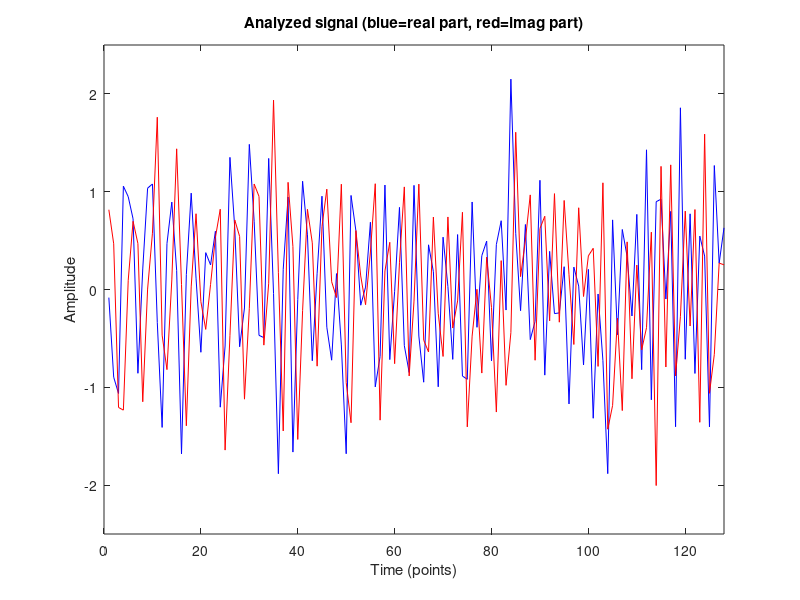

The MATLAB source for this figure: (Note: this script raises an error after producing the figure.)
function Ctftbdemo();
%-----------------------------------
% ANSI C Time Frequency Toolbox
%-----------------------------------
%        Matlab demo file
%-----------------------------------
close all
echo on

disp('---------------------------------------------')
disp(' Welcome to the ANSI C Time frequency toolbox')
disp(' demonstration file')
disp('---------------------------------------------')

disp('--------------------------------------------')
disp(' First of all, we create FM a signal')
disp(' with additive noise')
disp('---------------------------------------------')
t=1:128;
sig=sin(2*pi*(0.3+0.2*t+0.001*t.^2))+0.5*randn(1,128);
sig=hilbert(sig);

disp('--------------------------------------------')
disp(' this signal looks like this')
disp('---------------------------------------------')
figure(1)
plot(1:128,real(sig),'b',1:128,imag(sig),'r');
xlabel('Time (points)')
ylabel('Amplitude')
title('Analyzed signal (blue=real part, red=imag part)')
axis([0 128 -2.5 2.5]);

disp(' Press any key to continue')
pause

disp('--------------------------------------------')
disp(' Let''s have a look to a spectrogram')
disp('---------------------------------------------')
[TFR,T,F]=Ctfrsp(sig,1:128,128,Cwindow(31,'hamming'));
figure(1)
imagesc(T,F,TFR);
axis xy
xlabel('Time (points)');
ylabel('Normalized frequency');
title('Spectrogram');

disp(' Press any key to continue')
pause


disp('--------------------------------------------')
disp(' What about a  Reassigned spectrogram ?')
disp('---------------------------------------------')
TFR=Ctfrrsp(sig,1:128,128,Cwindow(31,'hamming'));
figure(1)
imagesc(T,F,TFR);
axis xy
xlabel('Time (points)');
ylabel('Normalized frequency');
title('Reassigned Spectrogram');


disp(' Press any key to continue')
pause

disp('--------------------------------------------')
disp(' Or a Choi-Williams Representation ?')
disp('--------------------------------------------')
[TFR,T,F]=Ctfrcw(sig);
figure(1)
imagesc(T,F,TFR);
axis xy
xlabel('Time (points)');
ylabel('Normalized frequency');
title('Choi-Williams representation');


disp(' Press any key to continue')
pause

disp('--------------------------------------------')
disp(' We could try a lot more TFR kernels, ')
disp(' such as the following')
disp('--------------------------------------------')
echo off
figure(1);
[TFR,T,F]=Ctfrbj(sig);
subplot(2,3,1);
imagesc(T,F,TFR);
axis xy
xlabel('Time (points)');
ylabel('Normalized frequency');
title('Born-Jordan')

[TFR,T,F]=Ctfrbud(sig);
subplot(2,3,2);
imagesc(T,F,TFR);
axis xy
xlabel('Time (points)');
ylabel('Normalized frequency');
title('Butterworth')

[TFR,T,F]=Ctfrgrd(sig);
subplot(2,3,3);
imagesc(T,F,TFR);
axis xy
xlabel('Time (points)');
ylabel('Normalized frequency');
title('Generalized rectangular')

[TFR,T,F]=Ctfrmh(sig);
subplot(2,3,4);
imagesc(T,F,TFR);
axis xy
xlabel('Time (points)');
ylabel('Normalized frequency');
title('Generalized Rectangular')
[TFR,T,F]=Ctfrmh(sig);

[TFR,T,F]=Ctfrwv(sig);
subplot(2,3,5);
imagesc(T,F,TFR);
axis xy
xlabel('Time (points)');
ylabel('Normalized frequency');
title('Wigner-Ville')

[TFR,T,F]=Ctfrpwv(sig);
subplot(2,3,6);
imagesc(T,F,TFR);
axis xy
xlabel('Time (points)');
ylabel('Normalized frequency');
title('Pseudo Wigner-Ville')
echo on
disp(' Press any key to continue')
pause
subplot(1,1,1)
disp(' Now, why not try do adapt the TFR kernel')
disp(' to the signals. This is done in 4 steps')
disp('--------------------------------------------')
disp(' 1 - Compute the ambiguity function of the signal')
disp('--------------------------------------------')
figure(1)
[AF,TAU,XI]=Cambifunb(sig,-63:64,128);
imagesc(TAU,XI,abs(AF));
axis xy
xlabel('Time lag (points)');
ylabel('Normalized frequency lag');
title('Ambiguity function (module)')

disp(' Press any key to continue')
pause

disp('--------------------------------------------')
disp(' 2 - Choose a kernel shape among the possible')
disp(' choices (see Ctfrker). We choose a Generalized')
disp(' Marginals Choi-Williams kernel with one branch')
disp('--------------------------------------------')
kernel=Ctfrker(128,128,'gmcwk',[1 0.2]);
imagesc(TAU,XI,kernel);
axis xy
xlabel('Time lag (points)');
ylabel('Normalized frequency lag');
title('Initial one branch kernel')

disp(' Press any key to continue')
pause

disp('---------------------------------------------')
disp(' 3 - Optimize the parameters of this kernel')
disp(' to fit the analyzed signal')
disp('---------------------------------------------')
d_min=1e100;
sigma=0.1;
theta_min=0;
for theta=linspace(0,2*pi,30);
  kernel=Ctfrker(128,128,'gmcwk',[sigma theta]);
  d=Ctfrdist(abs(AF),kernel,'kullback');
  if (d<d_min),
    d_min=d;
    theta_min=theta;
  end
end

disp('---------------------------------------------')
disp(' 4 - Display the optimal kernel')
disp('---------------------------------------------')
kernel=Ctfrker(128,128,'gmcwk',[sigma theta_min]);
imagesc(TAU,XI,kernel);
axis xy
xlabel('Time lag (points)');
ylabel('Normalized frequency lag');
title('One branch kernel')

disp(' Press any key to continue')
pause
disp('---------------------------------------------')
disp(' 4 - here is the optimal TFR for this signal')
disp('---------------------------------------------')

TFR=Caf2tfr(AF,kernel);
imagesc(1:128,linspace(0,0.5,128),TFR);
axis xy
xlabel('Time(points)');
ylabel('Normalized frequency');
title('Optimal One branch kernel TFR')

disp('---------------------------------------------')
disp('Kernel optimization is simple to implement !!')
disp('---------------------------------------------')
